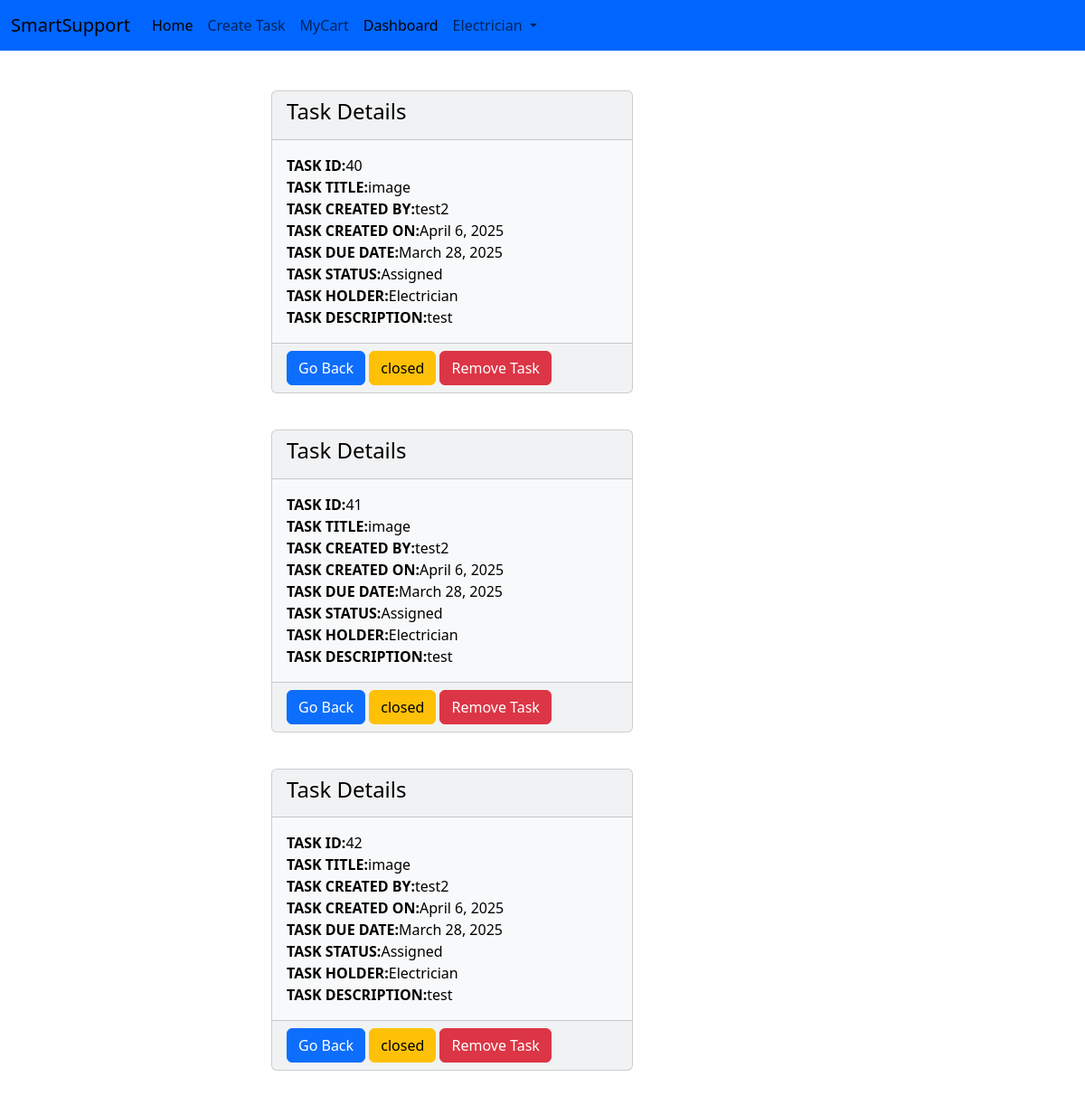
Screenshot of /mycart (signed in) with the database file from the repository.
### myapp/models.py (models this page shows)
class MyCart(models.Model):
    user=models.ForeignKey(User,on_delete=models.CASCADE)
    task=models.ForeignKey(TaskDetail,related_name='tasks',on_delete=models.CASCADE)
    task_count=models.IntegerField(default=1)

class TaskDetail(models.Model):
    TASK_TITLE=models.CharField(max_length=100)
    TASK_CREATED=models.ForeignKey(User,related_name='CREATED_BY',on_delete=models.CASCADE,null=True)
    TASK_CLOSED=models.ForeignKey(User,related_name='CLOSED_BY',on_delete=models.CASCADE,null=True)
    TASK_CREATED_ON=models.DateField(auto_now_add=True,null=True)
    TASK_CLOSED_ON=models.DateField(null=True)
    TASK_DUE_DATE=models.DateField()
    TASK_DESCRIPTION=models.CharField(max_length=300)
    choice=[('Open','Open'),('Inprocess','Inprocess'),('Closed','Closed'),('Reopen','Reopen'),('Expired','Expired'),('Resolved','Resolved')]
    TASK_STATUS=models.CharField(max_length=100,choices=choice,default='Open')
    TASK_HOLDER=models.CharField(max_length=100,null=True)
    profile_image= models.ImageField(null=True,blank=True,upload_to="image/")

### myapp/views.py (the view)
# urls.py: path('mycart', views.MyCarts,name='mycart'),
def MyCarts(request):
    currentuser = request.user
    Carts = MyCart.objects.filter(user=currentuser)
    return render(request, 'Mycart.html', {'Carts': Carts})

### myapp/TEMPLATES/Mycart.html
{% extends 'Base.html'%}
{% block content %}
<div class="col-5 offset-3">
    <br>
    {% for cart in Carts %}
    <div class="card text-bg-light mb-3" style="max-width: 25rem;">
        <div class="card-header">
            <h4>Task Details</h4>
        </div>
        <div class="card-body">
            <strong>TASK ID:</strong>{{cart.id}} <br>
            <strong>TASK TITLE:</strong>{{cart.task.TASK_TITLE}} <br>
            <strong>TASK CREATED BY:</strong>{{cart.task.TASK_CREATED}} <br>
            <strong>TASK CREATED ON:</strong>{{cart.task.TASK_CREATED_ON}} <br>
            <strong>TASK DUE DATE:</strong>{{cart.task.TASK_DUE_DATE}} <br>
            <strong>TASK STATUS:</strong>{{cart.task.TASK_STATUS}} <br>
            <strong>TASK HOLDER:</strong>{{request.user.username}} <br>
            <strong>TASK DESCRIPTION:</strong>{{cart.task.TASK_DESCRIPTION}} <br>
        </div>
        <div class="card-footer text-body-secondary">
            <a href="{% url 'base'%}" class="btn btn-primary">Go Back</a>
            <a href="{% url 'closedtask' cart.task.id%}" class="btn btn-warning">closed</a>
            <a href="{% url 'removetask' cart.task.id%}" class="btn btn-danger">Remove Task</a>
        </div>
    </div>
    <br>
    {% endfor %}
</div>
{% endblock content %}

### myapp/TEMPLATES/Navbar.html (shortened to what this page needs)
<nav class="navbar navbar-expand-lg" style="background-color: #0066ff;">
    <div class="container-fluid">
      <a class="navbar-brand" href="#">SmartSupport</a>
      <div class="collapse navbar-collapse" id="navbarSupportedContent">
        <ul class="navbar-nav me-auto mb-2 mb-lg-0">
          <li class="nav-item">
            <a class="nav-link active" aria-current="page" href="{% url 'base' %}">Home</a>
          </li>
          {% if not request.user.is_authenticated %}
            <li class="nav-item">
              <a class="nav-link" href="{% url 'login' %}">Login</a>
            </li>
            <li class="nav-item">
              <a class="nav-link" href="{% url 'register' %}">Register</a>
            </li>
          {% elif request.user.is_superuser %}
            <li class="nav-item">
              <a class="nav-link" href="{% url 'taskdetails' %}">Create Task</a>
            </li>
            <li class="nav-item">
              <a class="nav-link" href="{% url 'mycart' %}">MyCart {{task_count}}</a>
            </li>
            <li class="nav-item">
              <a class="nav-link active" href="{% url 'status_task' %}">Dashboard</a>
            </li>
            <li class="nav-item dropdown">
              <a class="nav-link dropdown-toggle" href="#" role="button" data-bs-toggle="dropdown" aria-expanded="false">
                {{ request.user.username|capfirst }}
              </a>
            </li>
          {% endif %}
        </ul>
      </div>
    </div>
  </nav>

### rows the page displays
MyCart: id "40", task.TASK_TITLE "image", task.TASK_CREATED "test2", task.TASK_CREATED_ON "April 6, 2025", task.TASK_DUE_DATE "March 28, 2025", task.TASK_STATUS "Assigned", task.TASK_DESCRIPTION "test"
MyCart: id "41", task.TASK_TITLE "image", task.TASK_CREATED "test2", task.TASK_CREATED_ON "April 6, 2025", task.TASK_DUE_DATE "March 28, 2025", task.TASK_STATUS "Assigned", task.TASK_DESCRIPTION "test"
MyCart: id "42", task.TASK_TITLE "image", task.TASK_CREATED "test2", task.TASK_CREATED_ON "April 6, 2025", task.TASK_DUE_DATE "March 28, 2025", task.TASK_STATUS "Assigned", task.TASK_DESCRIPTION "test"

### other values shown
{{ request.user.username|capfirst }} "Electrician"
{{ request.user.username }} "Electrician"
